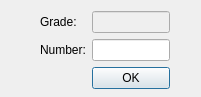
<?xml version="1.0" encoding="UTF-8"?>
<ui version="4.0">
 <class>AddGrade</class>
 <widget class="QDialog" name="AddGrade">
  <property name="geometry">
   <rect>
    <x>0</x>
    <y>0</y>
    <width>201</width>
    <height>97</height>
   </rect>
  </property>
  <property name="windowTitle">
   <string>Add Grade</string>
  </property>
  <widget class="QWidget" name="layoutWidget">
   <property name="geometry">
    <rect>
     <x>40</x>
     <y>11</y>
     <width>130</width>
     <height>78</height>
    </rect>
   </property>
   <layout class="QGridLayout" name="gridLayout">
    <item row="0" column="0">
     <widget class="QLabel" name="label">
      <property name="text">
       <string>Grade:</string>
      </property>
     </widget>
    </item>
    <item row="0" column="1">
     <widget class="QLineEdit" name="lineEdit_grade">
      <property name="enabled">
       <bool>false</bool>
      </property>
     </widget>
    </item>
    <item row="1" column="0">
     <widget class="QLabel" name="label_gradeValue">
      <property name="text">
       <string>Number:</string>
      </property>
     </widget>
    </item>
    <item row="1" column="1">
     <widget class="QLineEdit" name="lineEdit_gradeValue"/>
    </item>
    <item row="2" column="0">
     <spacer name="horizontalSpacer">
      <property name="orientation">
       <enum>Qt::Horizontal</enum>
      </property>
      <property name="sizeHint" stdset="0">
       <size>
        <width>58</width>
        <height>20</height>
       </size>
      </property>
     </spacer>
    </item>
    <item row="2" column="1">
     <widget class="QPushButton" name="pushButton_ok">
      <property name="text">
       <string>OK</string>
      </property>
     </widget>
    </item>
   </layout>
  </widget>
 </widget>
 <resources/>
 <connections/>
</ui>
